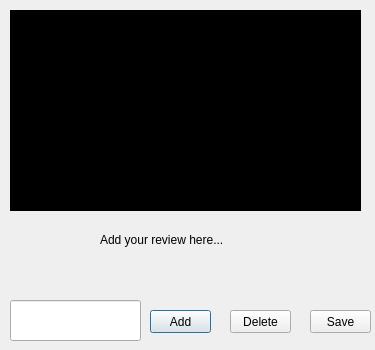
<?xml version="1.0" encoding="UTF-8"?>
<ui version="4.0">
 <class>DialogReview</class>
 <widget class="QDialog" name="DialogReview">
  <property name="geometry">
   <rect>
    <x>0</x>
    <y>0</y>
    <width>375</width>
    <height>350</height>
   </rect>
  </property>
  <property name="windowTitle">
   <string>Dialog</string>
  </property>
  <widget class="QListWidget" name="listWidget">
   <property name="geometry">
    <rect>
     <x>10</x>
     <y>10</y>
     <width>351</width>
     <height>201</height>
    </rect>
   </property>
   <property name="styleSheet">
    <string notr="true">background-color: rgb(255, 255, 255);
font: 75 8pt &quot;Arial&quot;;
color: rgb(255, 255, 255);
background-color: rgb(0, 0, 0);
border-color: rgb(0, 0, 0);</string>
   </property>
  </widget>
  <widget class="QLineEdit" name="lineEdit">
   <property name="geometry">
    <rect>
     <x>10</x>
     <y>300</y>
     <width>131</width>
     <height>41</height>
    </rect>
   </property>
  </widget>
  <widget class="QPushButton" name="pushButton">
   <property name="geometry">
    <rect>
     <x>150</x>
     <y>310</y>
     <width>61</width>
     <height>23</height>
    </rect>
   </property>
   <property name="text">
    <string>Add</string>
   </property>
  </widget>
  <widget class="QPushButton" name="pushButton_2">
   <property name="geometry">
    <rect>
     <x>230</x>
     <y>310</y>
     <width>61</width>
     <height>23</height>
    </rect>
   </property>
   <property name="text">
    <string>Delete</string>
   </property>
  </widget>
  <widget class="QPushButton" name="pushButton_3">
   <property name="geometry">
    <rect>
     <x>310</x>
     <y>310</y>
     <width>61</width>
     <height>23</height>
    </rect>
   </property>
   <property name="text">
    <string>Save</string>
   </property>
  </widget>
  <widget class="QLabel" name="label">
   <property name="geometry">
    <rect>
     <x>100</x>
     <y>230</y>
     <width>151</width>
     <height>20</height>
    </rect>
   </property>
   <property name="styleSheet">
    <string notr="true">color: rgb(0, 0, 0);
font: 75 10pt &quot;Comic Sans MS&quot;;</string>
   </property>
   <property name="text">
    <string>Add your review here...</string>
   </property>
  </widget>
  <widget class="QLabel" name="label_2">
   <property name="geometry">
    <rect>
     <x>250</x>
     <y>220</y>
     <width>31</width>
     <height>21</height>
    </rect>
   </property>
   <property name="styleSheet">
    <string notr="true">image: url(:/images/Icons/icons8-click-24.png);</string>
   </property>
   <property name="text">
    <string/>
   </property>
  </widget>
 </widget>
 <resources/>
 <connections/>
</ui>
